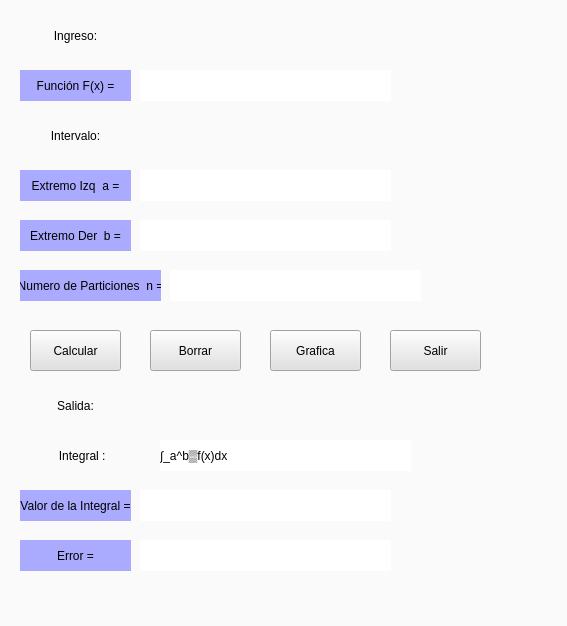
<?xml version="1.0" encoding="UTF-8"?>
<ui version="4.0">
 <class>Form</class>
 <widget class="QWidget" name="Form">
  <property name="geometry">
   <rect>
    <x>0</x>
    <y>0</y>
    <width>567</width>
    <height>626</height>
   </rect>
  </property>
  <property name="windowTitle">
   <string>Integración Númerica por Trapecios</string>
  </property>
  <property name="styleSheet">
   <string notr="true">background-color: rgb(250, 250, 250);</string>
  </property>
  <widget class="QLabel" name="labelIngreso">
   <property name="geometry">
    <rect>
     <x>20</x>
     <y>20</y>
     <width>111</width>
     <height>31</height>
    </rect>
   </property>
   <property name="acceptDrops">
    <bool>true</bool>
   </property>
   <property name="layoutDirection">
    <enum>Qt::LeftToRight</enum>
   </property>
   <property name="autoFillBackground">
    <bool>false</bool>
   </property>
   <property name="styleSheet">
    <string notr="true">background-color: rgb(250, 250, 250);
font: 11pt &quot;Arial&quot;;
</string>
   </property>
   <property name="text">
    <string>Ingreso:</string>
   </property>
   <property name="alignment">
    <set>Qt::AlignCenter</set>
   </property>
   <property name="wordWrap">
    <bool>false</bool>
   </property>
   <property name="margin">
    <number>4</number>
   </property>
   <property name="openExternalLinks">
    <bool>true</bool>
   </property>
  </widget>
  <widget class="QLabel" name="Funcion">
   <property name="geometry">
    <rect>
     <x>20</x>
     <y>70</y>
     <width>111</width>
     <height>31</height>
    </rect>
   </property>
   <property name="acceptDrops">
    <bool>true</bool>
   </property>
   <property name="layoutDirection">
    <enum>Qt::LeftToRight</enum>
   </property>
   <property name="autoFillBackground">
    <bool>false</bool>
   </property>
   <property name="styleSheet">
    <string notr="true">background-color: rgb(170, 170, 255);</string>
   </property>
   <property name="text">
    <string>Función F(x) =</string>
   </property>
   <property name="alignment">
    <set>Qt::AlignCenter</set>
   </property>
   <property name="wordWrap">
    <bool>false</bool>
   </property>
   <property name="margin">
    <number>4</number>
   </property>
   <property name="openExternalLinks">
    <bool>true</bool>
   </property>
  </widget>
  <widget class="QLabel" name="labelFuncion">
   <property name="geometry">
    <rect>
     <x>140</x>
     <y>70</y>
     <width>251</width>
     <height>31</height>
    </rect>
   </property>
   <property name="styleSheet">
    <string notr="true">background-color: rgb(255, 255, 255);</string>
   </property>
   <property name="text">
    <string/>
   </property>
  </widget>
  <widget class="QLabel" name="labelIntervalo">
   <property name="geometry">
    <rect>
     <x>20</x>
     <y>120</y>
     <width>111</width>
     <height>31</height>
    </rect>
   </property>
   <property name="acceptDrops">
    <bool>true</bool>
   </property>
   <property name="layoutDirection">
    <enum>Qt::LeftToRight</enum>
   </property>
   <property name="autoFillBackground">
    <bool>false</bool>
   </property>
   <property name="styleSheet">
    <string notr="true">background-color: rgb(250, 250, 250);
font: 11pt &quot;Arial&quot;;
</string>
   </property>
   <property name="text">
    <string>Intervalo:</string>
   </property>
   <property name="alignment">
    <set>Qt::AlignCenter</set>
   </property>
   <property name="wordWrap">
    <bool>false</bool>
   </property>
   <property name="margin">
    <number>4</number>
   </property>
   <property name="openExternalLinks">
    <bool>true</bool>
   </property>
  </widget>
  <widget class="QLabel" name="Extremoizq">
   <property name="geometry">
    <rect>
     <x>20</x>
     <y>170</y>
     <width>111</width>
     <height>31</height>
    </rect>
   </property>
   <property name="acceptDrops">
    <bool>true</bool>
   </property>
   <property name="layoutDirection">
    <enum>Qt::LeftToRight</enum>
   </property>
   <property name="autoFillBackground">
    <bool>false</bool>
   </property>
   <property name="styleSheet">
    <string notr="true">background-color: rgb(170, 170, 255);</string>
   </property>
   <property name="text">
    <string>Extremo Izq  a =</string>
   </property>
   <property name="alignment">
    <set>Qt::AlignCenter</set>
   </property>
   <property name="wordWrap">
    <bool>false</bool>
   </property>
   <property name="margin">
    <number>4</number>
   </property>
   <property name="openExternalLinks">
    <bool>true</bool>
   </property>
  </widget>
  <widget class="QLabel" name="labelestremoizq">
   <property name="geometry">
    <rect>
     <x>140</x>
     <y>170</y>
     <width>251</width>
     <height>31</height>
    </rect>
   </property>
   <property name="styleSheet">
    <string notr="true">background-color: rgb(255, 255, 255);</string>
   </property>
   <property name="text">
    <string/>
   </property>
  </widget>
  <widget class="QLabel" name="Extremodere">
   <property name="geometry">
    <rect>
     <x>20</x>
     <y>220</y>
     <width>111</width>
     <height>31</height>
    </rect>
   </property>
   <property name="acceptDrops">
    <bool>true</bool>
   </property>
   <property name="layoutDirection">
    <enum>Qt::LeftToRight</enum>
   </property>
   <property name="autoFillBackground">
    <bool>false</bool>
   </property>
   <property name="styleSheet">
    <string notr="true">background-color: rgb(170, 170, 255);</string>
   </property>
   <property name="text">
    <string>Extremo Der  b =</string>
   </property>
   <property name="alignment">
    <set>Qt::AlignCenter</set>
   </property>
   <property name="wordWrap">
    <bool>false</bool>
   </property>
   <property name="margin">
    <number>4</number>
   </property>
   <property name="openExternalLinks">
    <bool>true</bool>
   </property>
  </widget>
  <widget class="QLabel" name="labelextremodere">
   <property name="geometry">
    <rect>
     <x>140</x>
     <y>220</y>
     <width>251</width>
     <height>31</height>
    </rect>
   </property>
   <property name="styleSheet">
    <string notr="true">background-color: rgb(255, 255, 255);</string>
   </property>
   <property name="text">
    <string/>
   </property>
  </widget>
  <widget class="QLabel" name="particiones">
   <property name="geometry">
    <rect>
     <x>20</x>
     <y>270</y>
     <width>141</width>
     <height>31</height>
    </rect>
   </property>
   <property name="acceptDrops">
    <bool>true</bool>
   </property>
   <property name="layoutDirection">
    <enum>Qt::LeftToRight</enum>
   </property>
   <property name="autoFillBackground">
    <bool>false</bool>
   </property>
   <property name="styleSheet">
    <string notr="true">background-color: rgb(170, 170, 255);</string>
   </property>
   <property name="text">
    <string>Numero de Particiones  n =</string>
   </property>
   <property name="alignment">
    <set>Qt::AlignCenter</set>
   </property>
   <property name="wordWrap">
    <bool>false</bool>
   </property>
   <property name="margin">
    <number>4</number>
   </property>
   <property name="openExternalLinks">
    <bool>true</bool>
   </property>
  </widget>
  <widget class="QLabel" name="labelParticiones">
   <property name="geometry">
    <rect>
     <x>170</x>
     <y>270</y>
     <width>251</width>
     <height>31</height>
    </rect>
   </property>
   <property name="styleSheet">
    <string notr="true">background-color: rgb(255, 255, 255);</string>
   </property>
   <property name="text">
    <string/>
   </property>
  </widget>
  <widget class="QPushButton" name="botonCalcular">
   <property name="geometry">
    <rect>
     <x>30</x>
     <y>330</y>
     <width>91</width>
     <height>41</height>
    </rect>
   </property>
   <property name="styleSheet">
    <string notr="true">background-color: rgb(225, 225, 225);
font: 87 12pt &quot;Arial&quot;;</string>
   </property>
   <property name="text">
    <string>Calcular</string>
   </property>
  </widget>
  <widget class="QPushButton" name="botonsalir">
   <property name="geometry">
    <rect>
     <x>390</x>
     <y>330</y>
     <width>91</width>
     <height>41</height>
    </rect>
   </property>
   <property name="styleSheet">
    <string notr="true">background-color: rgb(225, 225, 225);
font: 87 12pt &quot;Arial&quot;;</string>
   </property>
   <property name="text">
    <string>Salir</string>
   </property>
  </widget>
  <widget class="QPushButton" name="botonborrar">
   <property name="geometry">
    <rect>
     <x>150</x>
     <y>330</y>
     <width>91</width>
     <height>41</height>
    </rect>
   </property>
   <property name="styleSheet">
    <string notr="true">background-color: rgb(225, 225, 225);
font: 87 12pt &quot;Arial&quot;;</string>
   </property>
   <property name="text">
    <string>Borrar</string>
   </property>
  </widget>
  <widget class="QPushButton" name="botongrafica">
   <property name="geometry">
    <rect>
     <x>270</x>
     <y>330</y>
     <width>91</width>
     <height>41</height>
    </rect>
   </property>
   <property name="styleSheet">
    <string notr="true">background-color: rgb(225, 225, 225);
font: 87 12pt &quot;Arial&quot;;</string>
   </property>
   <property name="text">
    <string>Grafica</string>
   </property>
  </widget>
  <widget class="QLabel" name="labelsalida">
   <property name="geometry">
    <rect>
     <x>20</x>
     <y>390</y>
     <width>111</width>
     <height>31</height>
    </rect>
   </property>
   <property name="acceptDrops">
    <bool>true</bool>
   </property>
   <property name="layoutDirection">
    <enum>Qt::LeftToRight</enum>
   </property>
   <property name="autoFillBackground">
    <bool>false</bool>
   </property>
   <property name="styleSheet">
    <string notr="true">background-color: rgb(250, 250, 250);
font: 11pt &quot;Arial&quot;;
</string>
   </property>
   <property name="text">
    <string>Salida:</string>
   </property>
   <property name="alignment">
    <set>Qt::AlignCenter</set>
   </property>
   <property name="wordWrap">
    <bool>false</bool>
   </property>
   <property name="margin">
    <number>4</number>
   </property>
   <property name="openExternalLinks">
    <bool>true</bool>
   </property>
  </widget>
  <widget class="QLabel" name="labelintegral">
   <property name="geometry">
    <rect>
     <x>20</x>
     <y>440</y>
     <width>131</width>
     <height>31</height>
    </rect>
   </property>
   <property name="acceptDrops">
    <bool>true</bool>
   </property>
   <property name="layoutDirection">
    <enum>Qt::LeftToRight</enum>
   </property>
   <property name="autoFillBackground">
    <bool>false</bool>
   </property>
   <property name="styleSheet">
    <string notr="true">background-color: rgb(250, 250, 250);
font: 11pt &quot;Arial&quot;;
</string>
   </property>
   <property name="text">
    <string>Integral :  </string>
   </property>
   <property name="alignment">
    <set>Qt::AlignCenter</set>
   </property>
   <property name="wordWrap">
    <bool>false</bool>
   </property>
   <property name="margin">
    <number>4</number>
   </property>
   <property name="openExternalLinks">
    <bool>true</bool>
   </property>
  </widget>
  <widget class="QLabel" name="valorintegral">
   <property name="geometry">
    <rect>
     <x>20</x>
     <y>490</y>
     <width>111</width>
     <height>31</height>
    </rect>
   </property>
   <property name="acceptDrops">
    <bool>true</bool>
   </property>
   <property name="layoutDirection">
    <enum>Qt::LeftToRight</enum>
   </property>
   <property name="autoFillBackground">
    <bool>false</bool>
   </property>
   <property name="styleSheet">
    <string notr="true">background-color: rgb(170, 170, 255);</string>
   </property>
   <property name="text">
    <string>Valor de la Integral =</string>
   </property>
   <property name="alignment">
    <set>Qt::AlignCenter</set>
   </property>
   <property name="wordWrap">
    <bool>false</bool>
   </property>
   <property name="margin">
    <number>4</number>
   </property>
   <property name="openExternalLinks">
    <bool>true</bool>
   </property>
  </widget>
  <widget class="QLabel" name="labelvalorintegral">
   <property name="geometry">
    <rect>
     <x>140</x>
     <y>490</y>
     <width>251</width>
     <height>31</height>
    </rect>
   </property>
   <property name="styleSheet">
    <string notr="true">background-color: rgb(255, 255, 255);</string>
   </property>
   <property name="text">
    <string/>
   </property>
  </widget>
  <widget class="QLabel" name="Error">
   <property name="geometry">
    <rect>
     <x>20</x>
     <y>540</y>
     <width>111</width>
     <height>31</height>
    </rect>
   </property>
   <property name="acceptDrops">
    <bool>true</bool>
   </property>
   <property name="layoutDirection">
    <enum>Qt::LeftToRight</enum>
   </property>
   <property name="autoFillBackground">
    <bool>false</bool>
   </property>
   <property name="styleSheet">
    <string notr="true">background-color: rgb(170, 170, 255);</string>
   </property>
   <property name="text">
    <string>Error =</string>
   </property>
   <property name="alignment">
    <set>Qt::AlignCenter</set>
   </property>
   <property name="wordWrap">
    <bool>false</bool>
   </property>
   <property name="margin">
    <number>4</number>
   </property>
   <property name="openExternalLinks">
    <bool>true</bool>
   </property>
  </widget>
  <widget class="QLabel" name="labelerror">
   <property name="geometry">
    <rect>
     <x>140</x>
     <y>540</y>
     <width>251</width>
     <height>31</height>
    </rect>
   </property>
   <property name="styleSheet">
    <string notr="true">background-color: rgb(255, 255, 255);</string>
   </property>
   <property name="text">
    <string/>
   </property>
  </widget>
  <widget class="QLabel" name="labelintegral_2">
   <property name="geometry">
    <rect>
     <x>160</x>
     <y>440</y>
     <width>251</width>
     <height>31</height>
    </rect>
   </property>
   <property name="styleSheet">
    <string notr="true">background-color: rgb(255, 255, 255);</string>
   </property>
   <property name="text">
    <string>∫_a^b▒f(x)dx</string>
   </property>
  </widget>
 </widget>
 <resources/>
 <connections>
  <connection>
   <sender>botonborrar</sender>
   <signal>clicked()</signal>
   <receiver>botonborrar</receiver>
   <slot>deleteLater()</slot>
   <hints>
    <hint type="sourcelabel">
     <x>205</x>
     <y>353</y>
    </hint>
    <hint type="destinationlabel">
     <x>205</x>
     <y>353</y>
    </hint>
   </hints>
  </connection>
  <connection>
   <sender>botonsalir</sender>
   <signal>clicked()</signal>
   <receiver>Form</receiver>
   <slot>close()</slot>
   <hints>
    <hint type="sourcelabel">
     <x>433</x>
     <y>345</y>
    </hint>
    <hint type="destinationlabel">
     <x>449</x>
     <y>323</y>
    </hint>
   </hints>
  </connection>
 </connections>
</ui>
